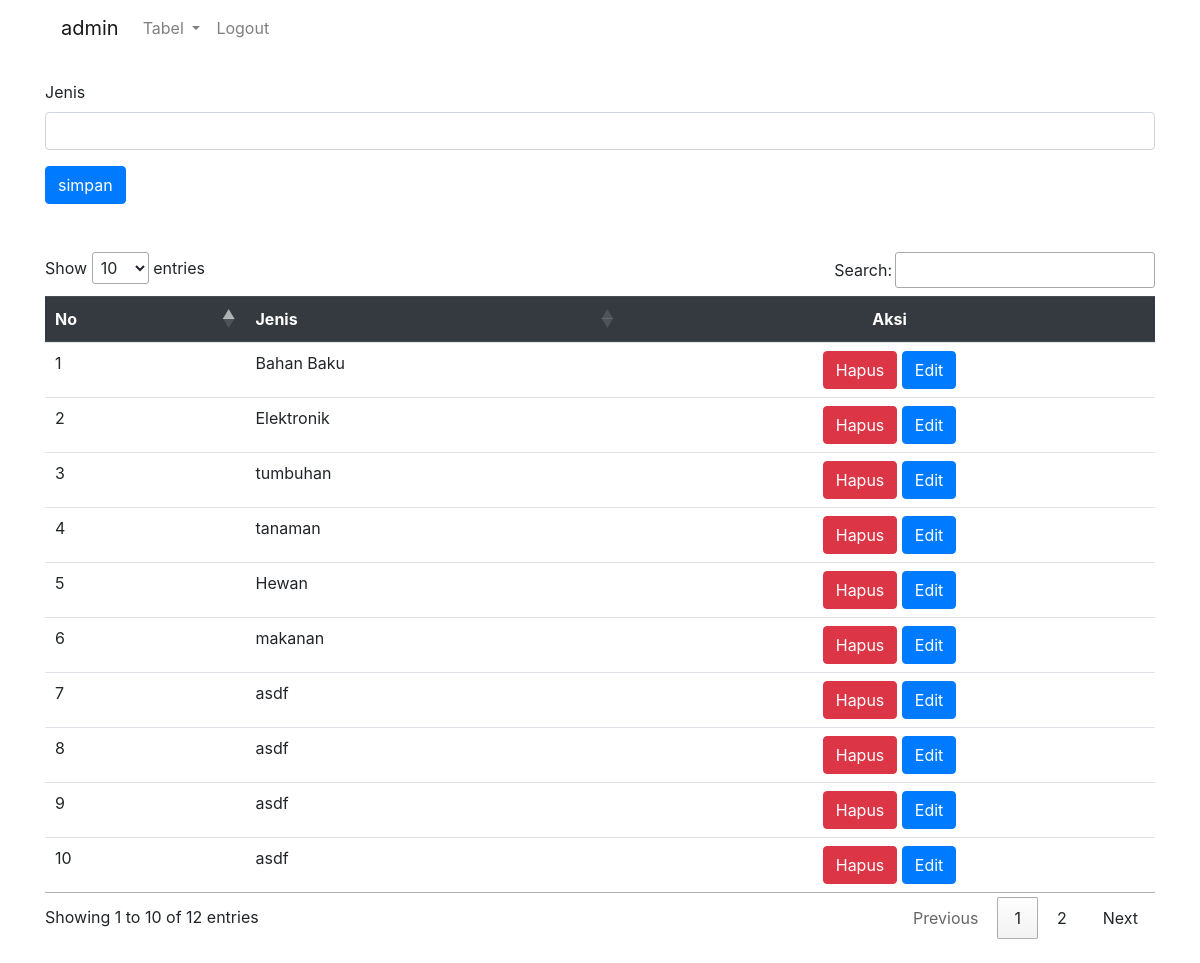
Page /dashboard.php?menu=jenis (signed in) on the committed database.
### tables this page shows
CREATE TABLE `jenis` (
  `jenisID` int(11) NOT NULL,
  `jenis` varchar(100) NOT NULL
);

### library/controller.php (called while the page is built, shortened)
<?php
class controller
{
    function tampil($con, $tabel)
    {
        $sql = "SELECT * FROM $tabel";
        $jalan = mysqli_query($con, $sql);
        while ($data = mysqli_fetch_array($jalan))
            $isi[] = $data;
        return @$isi;
    }
}

### jenis.php (the view, shortened to what this page needs)
<?php
include "config/koneksi.php";
include "library/controller.php";
$go = new controller();
$tabel = "jenis";
?>
<form method="post">
    <div class="form-group">
        <label for="exampleInputEmail1">Jenis</label>
        <input type="text" name="jenis" required class="form-control" id="exampleInputEmail1" aria-describedby="emailHelp" value="<?php echo @$edit['jenis'] ?>">
    </div>
    <tr>
        <td>
            <?php if (@$_GET['id'] == "") { ?>
                <input class="btn btn-primary mb-5" type="submit" name="simpan" value="simpan">
            <?php } else { ?>
                <input class="btn btn-primary mb-5" type="submit" name="ubah" value="ubah">
            <?php } ?>
        </td>
    </tr>
</form>
<table class="table" id="tb-jenis">
    <thead class="thead-dark">
        <tr>
            <th>No</th>
            <th>Jenis</th>
            <th class="text-center">Aksi</th>
        </tr>
    </thead>
    <tbody>
    <?php
        $data = $go->tampil($con, $tabel);
        $no = 0;
        if ($data == "") {
            echo "<tr><td colspan='4'>Data Kosong</td></tr>";
        } else {
            foreach ($data as $r) {
                $no++
        ?>
        <tr>
            <td><?php echo $no; ?></td>
            <td><?php echo $r['jenis'] ?></td>
            <td class="text-center">
                <a href="?menu=jenis&hapus&id=<?php echo $r['jenisID'] ?>" class="btn btn-danger" onclick="return confirm('Hapus Data?')">Hapus</a>
                <a href="?menu=jenis&edit&id=<?php echo $r['jenisID'] ?>" class="btn btn-primary">Edit</a>
            </td>
        </tr>
<?php }
        } ?>
    </tbody>
</table>

### rows in the picture
jenis: jenis "Bahan Baku"
jenis: jenis "Elektronik"
jenis: jenis "tumbuhan"
jenis: jenis "tanaman"
jenis: jenis "Hewan"
jenis: jenis "makanan"
jenis: jenis "asdf"
jenis: jenis "asdf"
jenis: jenis "asdf"
jenis: jenis "asdf"

### other values in the picture
$_SESSION['user'] "admin"
